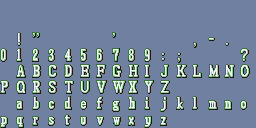
#> input picture SRC/ChapterTitlesAsText/SHEETS/000000.png, 256 x 128 px
$ python generate_chapter_title_font.py ../SRC/ChapterTitlesAsText/SHEETS
#> lines starting #> are read from the running program, lines starting #| are printed output that depends on the picture
#!/usr/bin/python3

"""
Convert loose chapter title font glyphs into font data.

This script takes a folder's filepath as an argument and builds a set of files
from all of the glyphs that it finds: a set of font images containing all
of the glyphs, cut into pages that contain at most 256 tiles each, and a
metadata file containing information about each glyph.

"""

import sys
import re
from pathlib import Path
from argparse import ArgumentParser, RawTextHelpFormatter
from itertools import islice

desc = """Convert glyph images into a chapter title font.

This script will search the input folder for .png images that follow the naming
scheme '<unicode codepoint>[ <width>][ <upper margin>][ <lower margin>].png'.

For example, if you had a 'latin capital A' glyph that you wanted to be
considered 4px wide in-game, your glyph's filename would be '000041 04.png'.
Each part of the glyph's filename should be specified using hexadecimal (ASCII)
numbers and may optionally be padded with zeroes.

Glyph images are always 16px tall and are either 8px or 16px wide. Glyph images
should all be indexed images with the same 12 palettes; the palette is not
verified by this script.

An optional file named 'Whitespace.txt' may be placed in the folder to specify
codepoints of space characters and their widths. Each line of the file should
follow the scheme '<unicode codepoint> <width>'. For example, specifying the
width of an ASCII space character would look like '000020 3'. The numbers here
may be optionally padded with zeroes.

An optional file named 'Kerning.txt' may be placed in the folder to specify
pairs of codepoints that may be kerned together. Each line should be
'<left-side unicode codepoint> <right-side unicode codepoint> <adjustment>'
where the two codepoints are the characters to kern and the adjustment
is the number of pixels to move the right-side glyph from its normal position.
For example, to have 'A' and 'V' kern two pixels closer than normal when
adjacent, the line would be '000041 000056 -2'. A negative adjustment moves the
characters closer together while a positive one moves them farther apart.
Instead of codepoints, you may optionally use the character itself, surrounded
by single quotes. For instance: "'A' 'V' -2".

The outputs produced will be a set of images containing all of the glyphs,
a metadata file containing information about each glyph, a whitespace
metadata file containing information about whitespace characters, a kerning
metadata file containing kerning information, and an installer file that links
everything together.

The font glyphs are sliced into images containing the glyphs in order of
their codepoints. These images need to be converted into binaries and then
compressed before they can be used. The generated installer expects you to
do that yourself, as it's outside the scope of this script.

The metadata file is a tab-separated table that contains the glyph's codepoint,
width in pixels, whether the glyph's cell is 8 or 16 pixels wide,
upper margin (the distance between the top of the cell and the highest pixel of
the glyph), lower margin (the distance between the top of the cell and the
lowest pixel of the glyph), font page, and kerning information.

The whitespace metadata file is a tab-separated table that contains the
whitespace character's codepoint and width in pixels.

The installer expects that the metadata and whitespace metadata files
be converted into files readable by Event Assembler by some other tool. It
also expects that you create a palette binary from the first generated font
page image, containing all 12 text color palettes.

The kerning metadata file is an Event Assembler syntax file that consists of
groups of kerning information. Each group begins with a label that is named
after the left-side character and is followed by one or more macros that
contain the right-side character's codepoint and the adjustment value for
the pair. After the right-side macros, the list is terminated with a -1 word.

The installer file is an Event Assembler syntax file that is '#include'ed by
the Chapter Titles as Text EA installer, and shouldn't be '#include'ed by user
code.

"""

MIN_CELL_SIZE = 8
MAX_CELL_SIZE = 16
MAX_PAGE_TILES = 256
MAX_PAGES = 16

valid_cell_sizes = range(MIN_CELL_SIZE, MAX_CELL_SIZE + 8, 8)


class Error(Exception):
  """Generic exception class."""


glyph_file_pattern = re.compile(r"""
    (?P<codepoint>[0-9a-fA-F]+)
    (?:\s+(?P<width>[0-9a-fA-F]+))?
    (?:\s+(?(width)(?P<upper_margin>[0-9a-fA-F]+)))?
    (?:\s+(?(upper_margin)(?P<lower_margin>[0-9a-fA-F]+)))?
    \.png
  """, re.VERBOSE)

kerning_line_pattern = re.compile(r"""
    (?:'(?P<left_character>[^\'])'|(?P<left_codepoint>[0-9a-fA-F]+))
    \s+(?:'(?P<right_character>[^\'])'|(?P<right_codepoint>[0-9a-fA-F]+))
    \s+(?P<adjustment>-?[0-9a-fA-F]+)
  """, re.VERBOSE)

whitespace_line_pattern = re.compile(r"""
    (?P<codepoint>[0-9a-fA-F]+)
    \s+(?P<width>[0-9a-fA-F]+)
  """, re.VERBOSE)


installer_text = """
ALIGN 4

gCTFPageImagePointers:
{page_pointers}

#ifdef __DEBUG
  MESSAGE Chapter Title Font Image Pointers gCTFPageImagePointers to CURRENTOFFSET
#endif // __DEBUG

ALIGN 4; CTFPagesStart:

{page_inclusions}

#ifdef __DEBUG
  MESSAGE Chapter Title Font Image Graphics CTFPagesStart to CURRENTOFFSET
#endif // __DEBUG

ALIGN 4; gChapterTitleTextPalettes:
#incbin "CTF_Generated_Palette.pal"

#ifdef __DEBUG
  MESSAGE Chapter Title Font Palette gChapterTitleTextPalettes to CURRENTOFFSET
#endif // __DEBUG

ALIGN 4; gCTFMetadata:
  #include "CTF_Generated_Metadata.tsv.event"
  WORD (-1)

#ifdef __DEBUG
  MESSAGE Chapter Title Font Metadata gCTFMetadata to CURRENTOFFSET
#endif // __DEBUG

ALIGN 4; gCTFLookup:
{lookup_entries}
  WORD (-1)

#ifdef __DEBUG
  MESSAGE Chapter Title Font Lookup gCTFLookup to CURRENTOFFSET
#endif // __DEBUG

ALIGN 4; gCTFWhitespace:
{whitespace}
  WORD (-1)

#ifdef __DEBUG
  MESSAGE Chapter Title Font Whitespace gCTFWhitespace to CURRENTOFFSET
#endif // __DEBUG

ALIGN 4; gCTFKerning:
{kerning}
  WORD (-1)

#ifdef __DEBUG
  MESSAGE Chapter Title Font Kerning gCTFKerning to CURRENTOFFSET
#endif // __DEBUG

"""

whitespace_installer_text = \
  '  #include "CTF_Generated_Whitespace.tsv.event"'
kerning_installer_text = \
  '  #include "CTF_Generated_Kerning.event"'

page_pointer_template = "  POIN gCTFGeneratedPage{page:02d}"
page_inclusion_template = """
ALIGN 4; gCTFGeneratedPage{page:02d}:
#incbin "CTF_Generated_Page_{page:02d}.4bpp.lz77"
"""
lookup_template = "  ChapterTitleLookupEntry(0x{glyph:06X}, CTF_{glyph:06X})"


# [177 lines left out: functions batched, process_kerning_file, process_whitespace_file, build_metadata_file, build_whitespace_file, build_kerning_file and 1 more, not called in this run]


def main():
  """Process glyphs into sheets and metadata."""
  try:
    from PIL import Image
  except ImportError:
    raise Error(
        "This script requires Pillow. See: "
        "https://pillow.readthedocs.io/en/stable/installation.html"
      )

  parser = ArgumentParser(
      description=desc,
      formatter_class=RawTextHelpFormatter
    )
  parser.add_argument(
      "folder",
      type=Path,
      help="A folder that contains glyph images."
    )

  args = parser.parse_args()

  if not args.folder.is_dir():
    raise NotADirectoryError(args.folder)

  glyph_files = sorted([
      f for f in args.folder.glob("*.png")
      if glyph_file_pattern.match(str(f.name)) is not None
    ])

  if not glyph_files:
    raise Error(
        f"Could not find any glyph files in folder."
      )

  # This will get combined with the glyph metadata later,
  # along with building up its output file, but we want to
  # catch errors here early because the file is easier to parse.

  kerning = {}
  if (kf := args.folder.joinpath("Kerning.txt")).exists():
    kerning = process_kerning_file(kf)

  # Same deal with the whitespace; it's faster to catch errors
  # than going through all of the glyphs, so we do it first.

  whitespace = {}
  if (wf := args.folder.joinpath("Whitespace.txt")).exists():
    whitespace = process_whitespace_file(wf)

  # Maybe naive, but I'm going to use the first glyph's palette for
  # the first page's palette.

  ref_pal = Image.open(glyph_files[0]).getpalette()
#> ref_pal = 576 values, max 248 at index 28, min 0 at index 51, mean 121.6

  current_page = Image.new("P", (256, 64))
#> current_page: PIL image 256x64 P; every value is 0
  current_page.putpalette(ref_pal)
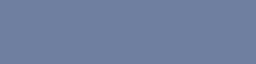
#> current_page: PIL image 256x64 P; mean R, G, B 112, 128, 160

  font_images = []
  font_page = 0
  x, y = 0, 0

  metadata = {}

  for glyph_file in glyph_files:

    glyph_image = Image.open(glyph_file)
#> glyph_image is the input picture: PIL image 256x128 P; mean R, G, B 114.4, 131.8, 154

    if glyph_image.mode != "P":
      raise Error(
          f"Glyph image '{glyph_file}' must be an indexed image."
        )

    if (h := glyph_image.height) != 16:
#> (the run stopped early here; a loop or call above may not have finished)
